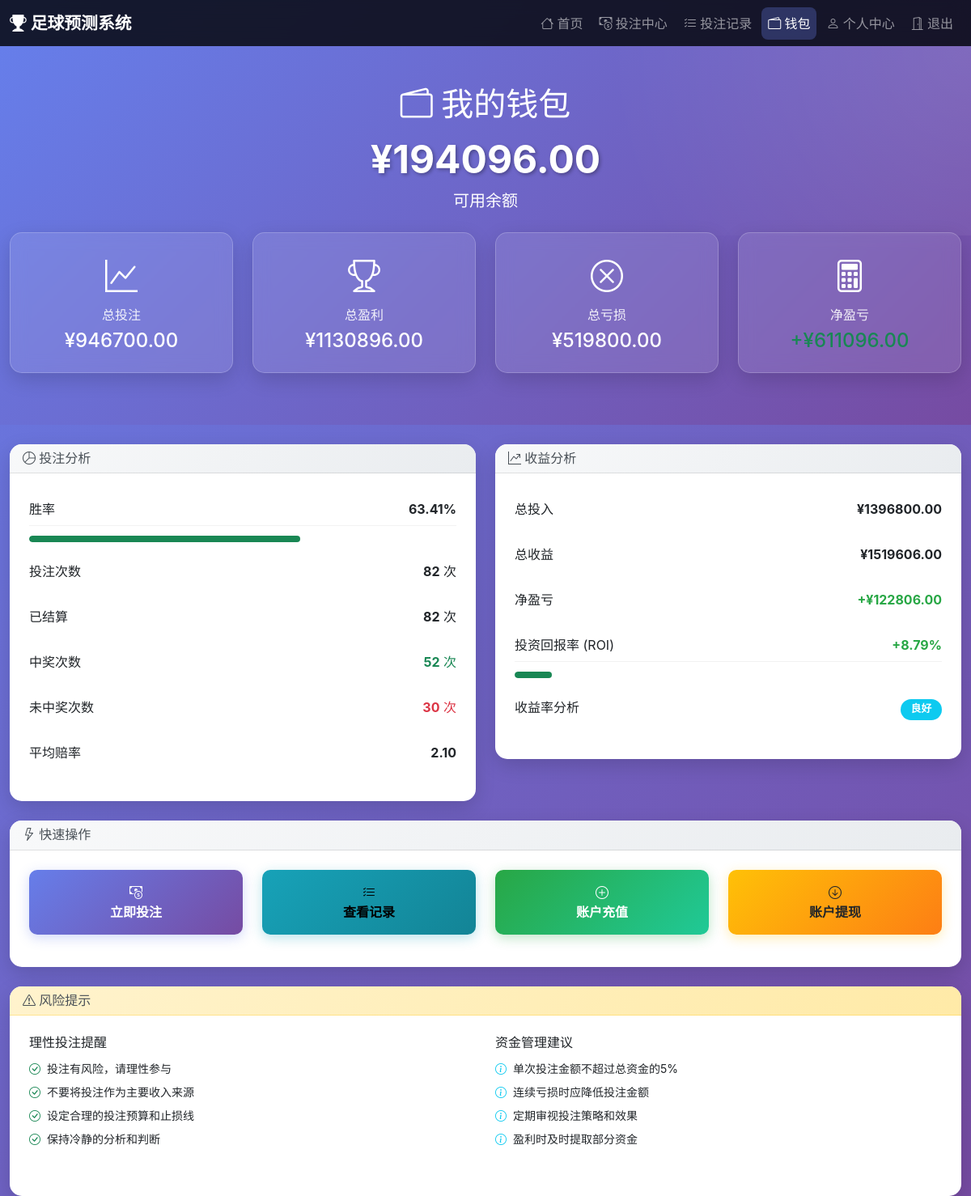
The app's page /wallet (signed in) with its own data.
### tables this page shows
CREATE TABLE wallets (
            id INTEGER PRIMARY KEY AUTOINCREMENT,
            user_id INTEGER UNIQUE NOT NULL,
            balance REAL DEFAULT 1000.0,
            total_bet REAL DEFAULT 0.0,
            total_win REAL DEFAULT 0.0,
            total_loss REAL DEFAULT 0.0,
            created_at DATETIME DEFAULT CURRENT_TIMESTAMP,
            updated_at DATETIME DEFAULT CURRENT_TIMESTAMP,
            FOREIGN KEY (user_id) REFERENCES users (id) ON DELETE CASCADE
        );

### app.py (the view)
@app.route('/wallet')
@login_required
def wallet():
    user_id = session['user_id']
    wallet_info = get_user_wallet(user_id)
    betting_stats = get_betting_statistics(user_id)
    return render_template('wallet.html',
                         wallet=wallet_info,
                         stats=betting_stats)

### templates/wallet.html (shortened to what this page needs)
<!DOCTYPE html>
<html lang="zh-CN">
<head>
    <link href="{{ url_for('static', filename='css/bootstrap.min.css') }}" rel="stylesheet">
    <link rel="stylesheet" href="{{ url_for('static', filename='css/bootstrap-icons.css') }}">
</head>
<body>
    <nav class="navbar navbar-expand-lg navbar-dark">
        <div class="container">
            <a class="navbar-brand" href="{{ url_for('index') }}">
                <i class="bi bi-trophy-fill"></i> 足球预测系统
            </a>
            <div class="collapse navbar-collapse" id="navbarNav">
                <div class="navbar-nav ms-auto">
                    <a class="nav-link" href="{{ url_for('index') }}">
                        <i class="bi bi-house"></i> 首页
                    </a>
                    <a class="nav-link" href="{{ url_for('betting_center') }}">
                        <i class="bi bi-cash-coin"></i> 投注中心
                    </a>
                    <a class="nav-link" href="{{ url_for('betting_records') }}">
                        <i class="bi bi-list-check"></i> 投注记录
                    </a>
                    <a class="nav-link active" href="{{ url_for('wallet') }}">
                        <i class="bi bi-wallet2"></i> 钱包
                    </a>
                    <a class="nav-link" href="{{ url_for('profile') }}">
                        <i class="bi bi-person"></i> 个人中心
                    </a>
                    <a class="nav-link" href="{{ url_for('logout') }}" onclick="return confirm('确定要退出吗？')">
                        <i class="bi bi-door-open"></i> 退出
                    </a>
                </div>
            </div>
        </div>
    </nav>
    <div class="wallet-hero">
        <div class="container text-center">
            <h1><i class="bi bi-wallet2"></i> 我的钱包</h1>
            <div class="balance-display">¥{{ "%.2f"|format(wallet.balance) if wallet else "0.00" }}</div>
            <p class="lead">可用余额</p>
            <div class="row mt-4">
                <div class="col-md-3 col-6 mb-3">
                    <div class="card stat-card text-white">
                        <div class="card-body text-center">
                            <i class="bi bi-graph-up fs-1"></i>
                            <h5 class="mt-2">总投注</h5>
                            <h4>¥{{ "%.2f"|format(wallet.total_bet) if wallet and wallet.total_bet else "0.00" }}</h4>
                        </div>
                    </div>
                </div>
                <div class="col-md-3 col-6 mb-3">
                    <div class="card stat-card text-white">
                        <div class="card-body text-center">
                            <i class="bi bi-trophy fs-1"></i>
                            <h5 class="mt-2">总盈利</h5>
                            <h4>¥{{ "%.2f"|format(wallet.total_win) if wallet and wallet.total_win else "0.00" }}</h4>
                        </div>
                    </div>
                </div>
                <div class="col-md-3 col-6 mb-3">
                    <div class="card stat-card text-white">
                        <div class="card-body text-center">
                            <i class="bi bi-x-circle fs-1"></i>
                            <h5 class="mt-2">总亏损</h5>
                            <h4>¥{{ "%.2f"|format(wallet.total_loss) if wallet and wallet.total_loss else "0.00" }}</h4>
                        </div>
                    </div>
                </div>
                <div class="col-md-3 col-6 mb-3">
                    <div class="card stat-card text-white">
                        <div class="card-body text-center">
                            <i class="bi bi-calculator fs-1"></i>
                            <h5 class="mt-2">净盈亏</h5>
                            {% set net_profit = (wallet.total_win or 0) - (wallet.total_loss or 0) %}
                            <h4 class="{% if net_profit > 0 %}text-success{% elif net_profit < 0 %}text-danger{% else %}text-muted{% endif %}">
                                {% if net_profit > 0 %}+{% endif %}¥{{ "%.2f"|format(net_profit) }}
                            </h4>
                        </div>
                    </div>
                </div>
            </div>
        </div>
    </div>
    <div class="container mt-4">
        <div class="row">
            <div class="col-lg-6 mb-4">
                <div class="card">
                    <div class="card-header">
                        <h6 class="mb-0"><i class="bi bi-pie-chart"></i> 投注分析</h6>
                    </div>
                    <div class="card-body">
                        {% if stats.total_bets and stats.total_bets > 0 %}
                            <div class="mb-3">
                                <div class="d-flex justify-content-between">
                                    <span>胜率</span>
                                    <span><strong>{{ stats.win_rate or 0 }}%</strong></span>
                                </div>
                                <div class="progress mt-1">
                                    <div class="progress-bar bg-success" style="width: {{ stats.win_rate or 0 }}%"></div>
                                </div>
                            </div>
                            <div class="mb-3">
                                <div class="d-flex justify-content-between">
                                    <span>投注次数</span>
                                    <span><strong>{{ stats.total_bets }}</strong> 次</span>
                                </div>
                            </div>
                            <div class="mb-3">
                                <div class="d-flex justify-content-between">
                                    <span>已结算</span>
                                    <span><strong>{{ stats.settled_bets or 0 }}</strong> 次</span>
                                </div>
                            </div>
                            <div class="mb-3">
                                <div class="d-flex justify-content-between">
                                    <span>中奖次数</span>
                                    <span class="text-success"><strong>{{ stats.win_bets or 0 }}</strong> 次</span>
                                </div>
                            </div>
                            <div class="mb-3">
                                <div class="d-flex justify-content-between">
                                    <span>未中奖次数</span>
                                    <span class="text-danger"><strong>{{ stats.lose_bets or 0 }}</strong> 次</span>
                                </div>
                            </div>
                            <div class="mb-3">
                                <div class="d-flex justify-content-between">
                                    <span>平均赔率</span>
                                    <span><strong>{{ "%.2f"|format(stats.avg_odds or 0) }}</strong></span>
                                </div>
                            </div>
                        {% else %}
                            <div class="text-center py-4">
                                <i class="bi bi-graph-up fs-1 text-muted"></i>
                                <p class="text-muted mt-2">暂无投注数据</p>
                            </div>
                        {% endif %}
                    </div>
                </div>
            </div>
            <div class="col-lg-6 mb-4">
                <div class="card">
                    <div class="card-header">
                        <h6 class="mb-0"><i class="bi bi-graph-up-arrow"></i> 收益分析</h6>
                    </div>
                    <div class="card-body">
                        {% if stats.total_bet_amount and stats.total_bet_amount > 0 %}
                            {% set total_invested = stats.total_bet_amount %}
                            {% set total_returned = stats.total_win_amount or 0 %}
                            {% set net_profit = total_returned - total_invested %}
                            {% set roi = (net_profit / total_invested * 100) if total_invested > 0 else 0 %}
                            <div class="mb-3">
                                <div class="d-flex justify-content-between">
                                    <span>总投入</span>
                                    <span><strong>¥{{ "%.2f"|format(total_invested) }}</strong></span>
                                </div>
                            </div>
                            <div class="mb-3">
                                <div class="d-flex justify-content-between">
                                    <span>总收益</span>
                                    <span><strong>¥{{ "%.2f"|format(total_returned) }}</strong></span>
                                </div>
                            </div>
                            <div class="mb-3">
                                <div class="d-flex justify-content-between">
                                    <span>净盈亏</span>
                                    <span class="{% if net_profit > 0 %}profit-positive{% elif net_profit < 0 %}profit-negative{% else %}profit-zero{% endif %}">
                                        {% if net_profit > 0 %}+{% endif %}¥{{ "%.2f"|format(net_profit) }}
                                    </span>
                                </div>
                            </div>
                            <div class="mb-3">
                                <div class="d-flex justify-content-between">
                                    <span>投资回报率 (ROI)</span>
                                    <span class="{% if roi > 0 %}profit-positive{% elif roi < 0 %}profit-negative{% else %}profit-zero{% endif %}">
                                        {% if roi > 0 %}+{% endif %}{{ "%.2f"|format(roi) }}%
                                    </span>
                                </div>
                                <div class="progress mt-1">
                                    {% set abs_roi = roi if roi >= 0 else (0 - roi) %}
                                    {% set progress_width = abs_roi if abs_roi <= 100 else 100 %}
                                    <div class="progress-bar {% if roi > 0 %}bg-success{% elif roi < 0 %}bg-danger{% else %}bg-secondary{% endif %}"
                                         style="width: {{ progress_width }}%"></div>
                                </div>
                            </div>
                            <div class="mb-3">
                                <div class="d-flex justify-content-between">
                                    <span>收益率分析</span>
                                    <span>
                                        {% if roi > 10 %}
                                            <span class="badge bg-success">优秀</span>
                                        {% elif roi > 0 %}
                                            <span class="badge bg-info">良好</span>
                                        {% elif roi == 0 %}
                                            <span class="badge bg-secondary">持平</span>
                                        {% elif roi > -10 %}
                                            <span class="badge bg-warning">需改进</span>
                                        {% else %}
                                            <span class="badge bg-danger">高风险</span>
                                        {% endif %}
                                    </span>
                                </div>
                            </div>
                        {% else %}
                            <div class="text-center py-4">
                                <i class="bi bi-cash-stack fs-1 text-muted"></i>
                                <p class="text-muted mt-2">暂无收益数据</p>
                            </div>
                        {% endif %}
                    </div>
                </div>
            </div>
        </div>
        <div class="card">
            <div class="card-header">
                <h6 class="mb-0"><i class="bi bi-lightning"></i> 快速操作</h6>
            </div>
            <div class="card-body">
                <div class="row text-center">
                    <div class="col-md-3 col-6 mb-3">
                        <a href="{{ url_for('betting_center') }}" class="btn btn-primary btn-lg w-100">
                            <i class="bi bi-cash-coin"></i><br>
                            立即投注
                        </a>
                    </div>
                    <div class="col-md-3 col-6 mb-3">
                        <a href="{{ url_for('betting_records') }}" class="btn btn-info btn-lg w-100">
                            <i class="bi bi-list-check"></i><br>
                            查看记录
                        </a>
                    </div>
                    <div class="col-md-3 col-6 mb-3">
                        <button class="btn btn-success btn-lg w-100" onclick="showComingSoon('充值')">
                            <i class="bi bi-plus-circle"></i><br>
                            账户充值
                        </button>
                    </div>
                    <div class="col-md-3 col-6 mb-3">
                        <button class="btn btn-warning btn-lg w-100" onclick="showComingSoon('提现')">
                            <i class="bi bi-arrow-down-circle"></i><br>
                            账户提现
                        </button>
                    </div>
                </div>
            </div>
        </div>
        <div class="card mt-4">
            <div class="card-header bg-warning text-dark">
                <h6 class="mb-0"><i class="bi bi-exclamation-triangle"></i> 风险提示</h6>
            </div>
            <div class="card-body">
                <div class="row">
                    <div class="col-md-6 mb-3">
                        <h6>理性投注提醒</h6>
                        <ul class="list-unstyled small">
                            <li><i class="bi bi-check-circle text-success"></i> 投注有风险，请理性参与</li>
                            <li><i class="bi bi-check-circle text-success"></i> 不要将投注作为主要收入来源</li>
                            <li><i class="bi bi-check-circle text-success"></i> 设定合理的投注预算和止损线</li>
                            <li><i class="bi bi-check-circle text-success"></i> 保持冷静的分析和判断</li>
                        </ul>
                    </div>
                    <div class="col-md-6">
                        <h6>资金管理建议</h6>
                        <ul class="list-unstyled small">
                            <li><i class="bi bi-info-circle text-info"></i> 单次投注金额不超过总资金的5%</li>
                            <li><i class="bi bi-info-circle text-info"></i> 连续亏损时应降低投注金额</li>
                            <li><i class="bi bi-info-circle text-info"></i> 定期审视投注策略和效果</li>
                            <li><i class="bi bi-info-circle text-info"></i> 盈利时及时提取部分资金</li>
                        </ul>
                    </div>
                </div>
            </div>
        </div>
    </div>
</body>
</html>

### records on screen
wallets: balance "194096.00", total_bet "946700.00", total_win "1130896.00", total_loss "519800.00"

### other values on screen
{{ "%.2f"|format(net_profit) }} "611096.00"
{{ stats.win_rate or 0 }} "63.41"
{{ stats.total_bets }} "82"
{{ stats.settled_bets or 0 }} "82"
{{ stats.win_bets or 0 }} "52"
{{ stats.lose_bets or 0 }} "30"
{{ "%.2f"|format(stats.avg_odds or 0) }} "2.10"
{{ "%.2f"|format(total_invested) }} "1396800.00"
{{ "%.2f"|format(total_returned) }} "1519606.00"
{{ "%.2f"|format(net_profit) }} "122806.00"
{{ "%.2f"|format(roi) }} "8.79"
